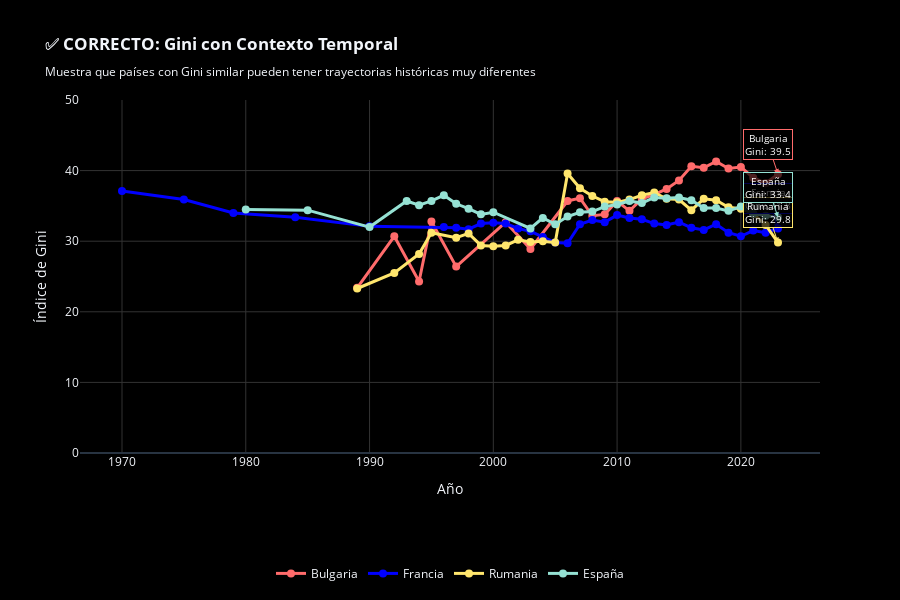

The notebook cell saved with this chart:
### Code cell
# ==========================================================
# ✅ EJERCICIO 2 - SOLUCIÓN: Visualización con contexto adicional
# ==========================================================
print("\n✅ SOLUCIÓN: Visualización que muestra contexto adicional")
print("   Usando la evolución temporal como contexto (ya que no tenemos datos de ingresos)")

# La solución es mostrar la EVOLUCIÓN TEMPORAL como contexto
# Esto revela que países con Gini similar pueden tener trayectorias muy diferentes

fig_con_contexto = go.Figure()

# Colores contrastantes para cada país
colores_paises = {
    'Bulgaria': '#FF6B6B',  # Rojo
    'Francia': '#0000FF',   # Azul
    'Rumania': '#FFE66D',   # Amarillo
    'España': '#95E1D3'     # Verde claro
}

for pais in PAISES_CONTEXTO:
    df_pais = df_contexto[df_contexto['Country Name'] == pais].sort_values('Year')
    if not df_pais.empty:
        # Obtener el valor más reciente para anotación
        valor_reciente = df_pais.iloc[-1]['Value']
        año_reciente = df_pais.iloc[-1]['Year']
        
        fig_con_contexto.add_trace(go.Scatter(
            x=df_pais['Year'],
            y=df_pais['Value'],
            mode='lines+markers',
            name=pais,
            line=dict(width=3, color=colores_paises.get(pais, '#FFFFFF')),
            marker=dict(size=8),
            hovertemplate=f'<b>{pais}</b><br>Año: %{{x}}<br>Gini: %{{y:.1f}}<extra></extra>'
        ))
        
        # Anotación con el valor más reciente
        fig_con_contexto.add_annotation(
            x=año_reciente,
            y=valor_reciente,
            text=f"{pais}<br>Gini: {valor_reciente:.1f}",
            showarrow=True,
            arrowhead=2,
            arrowcolor=colores_paises.get(pais, '#FFFFFF'),
            font=dict(color='white', size=10),
            bgcolor='rgba(0,0,0,0.7)',
            bordercolor=colores_paises.get(pais, '#FFFFFF'),
            borderwidth=1
        )

fig_con_contexto.update_layout(
    template='plotly_dark',
    title='<b>✅ CORRECTO: Gini con Contexto Temporal</b><br><sub>Muestra que países con Gini similar pueden tener trayectorias históricas muy diferentes</sub>',
    plot_bgcolor='black',
    paper_bgcolor='black',
    yaxis=dict(
        title='Índice de Gini',
        range=[0, 50],  # ✅ Eje desde 0
        gridcolor='#333'
    ),
    xaxis=dict(title='Año', gridcolor='#333'),
    legend=dict(
        orientation="h",
        yanchor="top",
        y=-0.3,
        xanchor="center",
        x=0.5
    ),
    height=600
)

fig_con_contexto.show()

print("\n✅ Ventajas de esta visualización:")
print("   1. Muestra la EVOLUCIÓN TEMPORAL como contexto adicional")
print("   2. Revela que países con Gini similar pueden tener trayectorias diferentes")
print("   3. Permite entender el CONTEXTO HISTÓRICO de cada país")
print("   4. Ejemplo: Bulgaria puede tener Gini similar a Francia, pero:")
print("      - Bulgaria: Evolución desde niveles muy altos (post-comunismo)")
print("      - Francia: Evolución más estable (país desarrollado)")
print("   5. Eje Y desde 0 muestra la verdadera magnitud")
print("\n💡 Nota: Si tuviéramos datos de ingresos/PIB, podríamos agregar un segundo eje Y")
print("   o un gráfico de dispersión Gini vs. PIB per cápita para más contexto")

### Figure 1 — Plotly figure (JSON) as saved in the notebook; plotly's stock layout.template omitted (floating-point values rounded to 4 significant figures)
{"data": [{"hovertemplate": "<b>Bulgaria</b><br>Año: %{x}<br>Gini: %{y:.1f}<extra></extra>", "line": {"color": "#FF6B6B", "width": 3}, "marker": {"size": 8}, "mode": "lines+markers", "name": "Bulgaria", "x": [1989, 1992, 1994, 1995, 1997, 2001, 2003, 2006, 2007, 2008, 2009, 2010, 2011, 2012, 2013, 2014, 2015, 2016, 2017, 2018, 2019, 2020, 2021, 2022, 2023], "y": [23.4, 30.7, 24.3, 32.8, 26.4, 32.7, 28.9, 35.7, 36.1, 33.6, 33.8, 35.7, 34.3, 36.0, 36.6, 37.4, 38.6, 40.6, 40.4, 41.3, 40.3, 40.5, 39.0, 38.2, 39.5], "type": "scatter"}, {"hovertemplate": "<b>Francia</b><br>Año: %{x}<br>Gini: %{y:.1f}<extra></extra>", "line": {"color": "#0000FF", "width": 3}, "marker": {"size": 8}, "mode": "lines+markers", "name": "Francia", "x": [1970, 1975, 1979, 1984, 1990, 1996, 1997, 1998, 1999, 2000, 2001, 2002, 2003, 2004, 2005, 2006, 2007, 2008, 2009, 2010, 2011, 2012, 2013, 2014, 2015, 2016, 2017, 2018, 2019, 2020, 2021, 2022, 2023], "y": [37.1, 35.9, 34.0, 33.4, 32.1, 32.0, 31.9, 31.7, 32.5, 32.6, 32.5, 31.8, 31.4, 30.6, 29.8, 29.7, 32.4, 33.0, 32.7, 33.7, 33.3, 33.1, 32.5, 32.3, 32.7, 31.9, 31.6, 32.4, 31.2, 30.7, 31.5, 31.2, 31.8], "type": "scatter"}, {"hovertemplate": "<b>Rumania</b><br>Año: %{x}<br>Gini: %{y:.1f}<extra></extra>", "line": {"color": "#FFE66D", "width": 3}, "marker": {"size": 8}, "mode": "lines+markers", "name": "Rumania", "x": [1989, 1992, 1994, 1995, 1997, 1998, 1999, 2000, 2001, 2002, 2003, 2004, 2005, 2006, 2007, 2008, 2009, 2010, 2011, 2012, 2013, 2014, 2015, 2016, 2017, 2018, 2019, 2020, 2021, 2022, 2023], "y": [23.3, 25.5, 28.2, 31.2, 30.5, 31.1, 29.4, 29.3, 29.4, 30.2, 29.9, 30.0, 29.8, 39.6, 37.5, 36.4, 35.6, 35.5, 35.9, 36.5, 36.9, 36.0, 35.9, 34.4, 36.0, 35.8, 34.8, 34.6, 33.9, 32.3, 29.8], "type": "scatter"}, {"hovertemplate": "<b>España</b><br>Año: %{x}<br>Gini: %{y:.1f}<extra></extra>", "line": {"color": "#95E1D3", "width": 3}, "marker": {"size": 8}, "mode": "lines+markers", "name": "España", "x": [1980, 1985, 1990, 1993, 1994, 1995, 1996, 1997, 1998, 1999, 2000, 2003, 2004, 2005, 2006, 2007, 2008, 2009, 2010, 2011, 2012, 2013, 2014, 2015, 2016, 2017, 2018, 2019, 2020, 2021, 2022, 2023], "y": [34.5, 34.4, 32.0, 35.7, 35.1, 35.7, 36.5, 35.3, 34.6, 33.8, 34.1, 31.8, 33.3, 32.4, 33.5, 34.1, 34.2, 34.9, 35.2, 35.7, 35.4, 36.2, 36.1, 36.2, 35.8, 34.7, 34.7, 34.3, 34.9, 33.9, 33.6, 33.4], "type": "scatter"}], "layout": {"annotations": [{"arrowcolor": "#FF6B6B", "arrowhead": 2, "bgcolor": "rgba(0,0,0,0.7)", "bordercolor": "#FF6B6B", "borderwidth": 1, "font": {"color": "white", "size": 10}, "showarrow": true, "text": "Bulgaria<br>Gini: 39.5", "x": 2023, "y": 39.5}, {"arrowcolor": "#0000FF", "arrowhead": 2, "bgcolor": "rgba(0,0,0,0.7)", "bordercolor": "#0000FF", "borderwidth": 1, "font": {"color": "white", "size": 10}, "showarrow": true, "text": "Francia<br>Gini: 31.8", "x": 2023, "y": 31.8}, {"arrowcolor": "#FFE66D", "arrowhead": 2, "bgcolor": "rgba(0,0,0,0.7)", "bordercolor": "#FFE66D", "borderwidth": 1, "font": {"color": "white", "size": 10}, "showarrow": true, "text": "Rumania<br>Gini: 29.8", "x": 2023, "y": 29.8}, {"arrowcolor": "#95E1D3", "arrowhead": 2, "bgcolor": "rgba(0,0,0,0.7)", "bordercolor": "#95E1D3", "borderwidth": 1, "font": {"color": "white", "size": 10}, "showarrow": true, "text": "España<br>Gini: 33.4", "x": 2023, "y": 33.4}], "yaxis": {"title": {"text": "Índice de Gini"}, "range": [0, 50], "gridcolor": "#333"}, "xaxis": {"title": {"text": "Año"}, "gridcolor": "#333"}, "legend": {"orientation": "h", "yanchor": "top", "y": -0.3, "xanchor": "center", "x": 0.5}, "title": {"text": "<b>✅ CORRECTO: Gini con Contexto Temporal</b><br><sub>Muestra que países con Gini similar pueden tener trayectorias históricas muy diferentes</sub>"}, "plot_bgcolor": "black", "paper_bgcolor": "black", "height": 600}}
